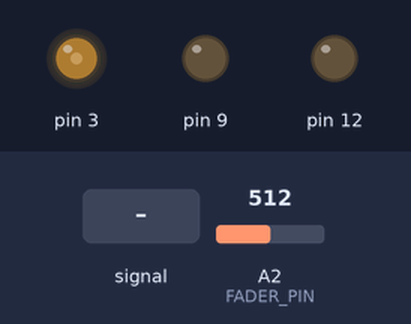
A sketch run on a simulated Arduino Uno, built with avr-gcc and run on an emulated ATmega328P. Parts: output pins drawn as LEDs (lit = HIGH). The inputs (shaded band) are chosen by the test bench; at power-on: A2 (FADER_PIN) = 512. What the sketch prints to the serial monitor is not drawn.

Above: at 1.2 s.
1.3 s: A2 (FADER_PIN) fed a 200 Hz sine of ±81 counts around its level
At 1.7 s:
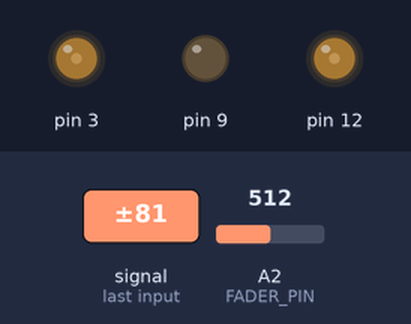
2.8 s: A2 (FADER_PIN) set to 511
At 3.5 s:
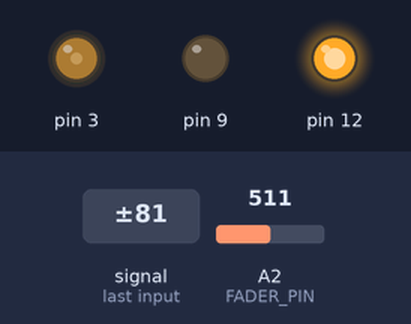
4.3 s: A2 (FADER_PIN) set to 122
At 5.6 s:
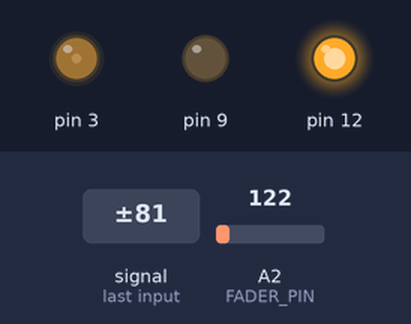
Timing chart, 0 to 7.3 s (numbered marks = the images above; inputs shaded):
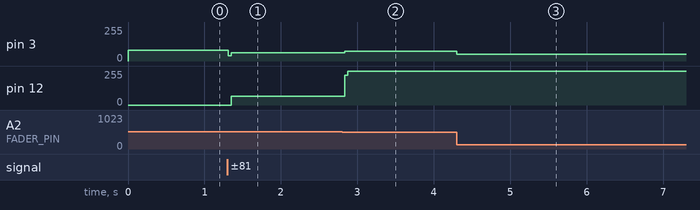

The sketch:

3_Fader_Detents.ino
```cpp
/*
 * Tangible User Interface class - CIID
 * written by Pierluigi Dalla Rosa (www.pierdr.com)
 * Teaching with Massimo Banzi and Jose Chavarria
 *
 * This sketch makes your smooth fader feel like it has
 * 16 distinct positions - like a slider with invisible
 * notches that you can feel.
 */

#include "Motor.h"

#define MOTOR_MIN 0           // Minimum sensor reading
#define MOTOR_MAX 512        // Maximum sensor reading
#define POSITION_THRESHOLD 2  // Dead zone for position control
#define FADER_PIN A2          // Analog input for fader position
#define MOTOR_SPEED_MAX 255   // Maximum motor speed

/****  DETENT  ****/
int detent_size = (MOTOR_MAX-MOTOR_MIN)/16 ;
int prev_detent_position;

Motor motor(3, 12, 9);

int target_position;
int last_error;


const float Kp = 5.0;  // Proportional gain

void setup() {

   initSerial();
  motor.begin();
  motor.enable();


}

void loop() {
  // put your main code here, to run repeatedly:
  updateMotorControl();
}
```

Motor.cpp
```cpp
/*
 *
 * Motor control for use with the Arduino Motor Shield Rev3 or compatible shields
 *
 * Tangible User Interface class - CIID
 * written by Pierluigi Dalla Rosa (www.pierdr.com)
 * Teaching with Massimo Banzi and Jose Chavarria
 */


#include "Motor.h"


// Motor.cpp implementation
Motor::Motor(int pwmPin, int dirPin, int enablePin) {
    _pwmPin = pwmPin;
    _dirPin = dirPin;
    _enablePin = enablePin;
    _currentSpeed = 0;
}

void Motor::begin() {
    pinMode(_pwmPin, OUTPUT);
    pinMode(_dirPin, OUTPUT);
    pinMode(_enablePin, OUTPUT);

    // Initialize with motor stopped and enable released
    digitalWrite(_enablePin, LOW);
    analogWrite(_pwmPin, 0);
    digitalWrite(_dirPin, LOW);
}

void Motor::setSpeed(int speed) {
    // Constrain speed to valid range
    speed = constrain(speed, -255, 255);
    _currentSpeed = speed;

    if (speed >= 0) {
        digitalWrite(_dirPin, HIGH);  // Forward
        analogWrite(_pwmPin, speed);
    } else {
        digitalWrite(_dirPin, LOW);   // Backward
        analogWrite(_pwmPin, -speed);
    }
}

int Motor::getSpeed() {
    return _currentSpeed;
}

void Motor::forward(int speed) {
    speed = constrain(speed, 0, 255);
    digitalWrite(_dirPin, HIGH);
    analogWrite(_pwmPin, speed);
    _currentSpeed = speed;
}

void Motor::backward(int speed) {
    speed = constrain(speed, 0, 255);
    digitalWrite(_dirPin, LOW);
    analogWrite(_pwmPin, speed);
    _currentSpeed = -speed;
}

void Motor::disable() {
    digitalWrite(_enablePin, HIGH);
    analogWrite(_pwmPin, 0);
    _currentSpeed = 0;
}

void Motor::enable() {
    digitalWrite(_enablePin, LOW);
}
```

Motor.h
```cpp
#include <Arduino.h>
/*
* Tangible User Interface class - CIID
* written by Pierluigi Dalla Rosa (www.pierdr.com)
* Teaching with Massimo Banzi and Jose Chavarria
*/

class Motor {
    public:
        Motor(int pwmPin, int dirPin, int brakePin);
        void begin();
        void setSpeed(int speed);  // -255 to 255
        int getSpeed();
        void forward(int speed);
        void backward(int speed);
        void disable();
        void enable();

    private:
        int _pwmPin;
        int _dirPin;
        int _enablePin;
        int _currentSpeed;
};
```

other.ino
```cpp
void initSerial() {
  Serial.begin(115200);
  Serial.println("Fader with detents");
}


   int normalizePosition(int pos) {
        return constrain(pos, MOTOR_MIN, MOTOR_MAX);
    }

    int calculateDetentPosition(int currentPos) {
        // Calculate nearest detent position

        int detentIndex = (currentPos-MOTOR_MIN) / detent_size ;

        return ((detentIndex * detent_size)+detent_size/2) + MOTOR_MIN;
    }

    void updateMotorControl()
    {
       int currentPos = analogRead(FADER_PIN);
        currentPos = normalizePosition(currentPos);

         // Calculate desired detent position
        int desired_position = calculateDetentPosition(currentPos);

            // Calculate error and direction
            int error = desired_position - currentPos;
            Serial.println(error);

            // Apply motor power based on distance from detent
            if (abs(error) < POSITION_THRESHOLD) {
                motor.setSpeed(0);
            } else {
                int speed = constrain(-Kp*error, -MOTOR_SPEED_MAX, MOTOR_SPEED_MAX);
                motor.setSpeed(speed);
            }
        // }
    }
```

Measured:
- the behaviour switches between 512 and 511 on A2 (FADER_PIN) (found by bisection; images 1 and 2)
- after the input at 1.3 s, pin 3: 80/255 → 61/255 at once; pin 12: 0/255 → 66/255 after 0.05 s
- after the input at 2.8 s, pin 3: 61/255 → 75/255 at once; pin 12: 66/255 → 255/255 at once
- after the input at 4.3 s, pin 3: 75/255 → 50/255 at once
